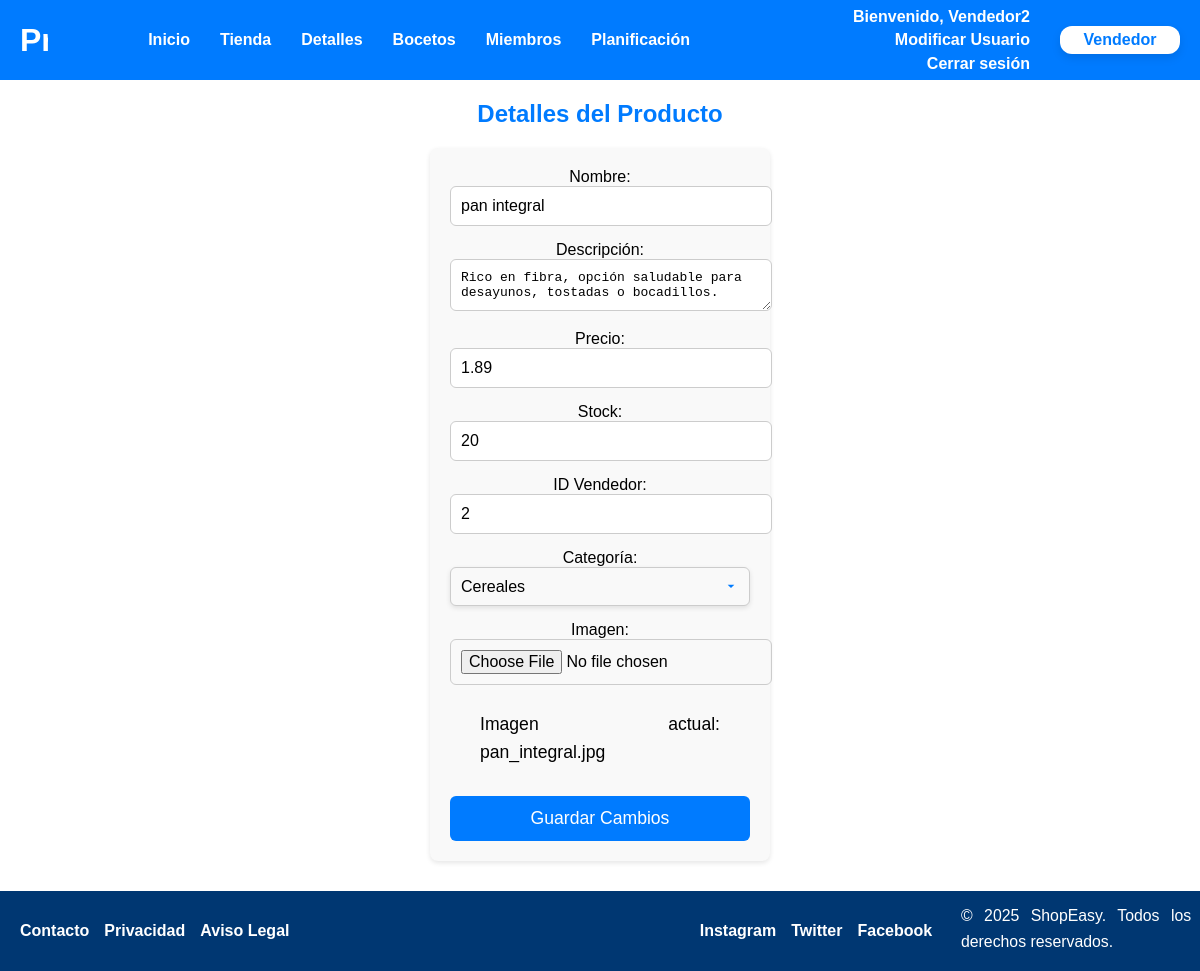
Page /controller.php?controller=vendedor&action=modificarProducto&id=11 (signed in) on the committed database.
### tables this page shows
CREATE TABLE `productos` (
  `id_producto` int(7) NOT NULL,
  `nombre` varchar(25) NOT NULL,
  `descripcion` varchar(100) NOT NULL,
  `precio` decimal(10,2) NOT NULL,
  `stock` int(10) NOT NULL,
  `id_vendedor` int(10) NOT NULL,
  `id_categoria` int(10) NOT NULL,
  `imagen` varchar(255) NOT NULL
);

### includes/categoria.php (called while the page is built, shortened)
<?php
class Categoria
{
    private $id_categoria;
    private $nombre;
    private function __construct($id_categoria, $nombre)
    {
        $this->id_categoria = $id_categoria;
        $this->nombre = $nombre;
    }
    public function getIdCategoria()
    {
        return $this->id_categoria;
    }
    public function getNombre()
    {
        return $this->nombre;
    }
    public static function obtenerTodas()
    {
        $conn = Aplicacion::getInstance()->getConexionBd();
        $query = "SELECT * FROM categorias";
        $result = $conn->query($query);
        $categorias = [];
        if ($result) {
            while ($fila = $result->fetch_assoc()) {
                $categorias[] = new Categoria($fila['id_categoria'], $fila['nombre']);
            }
        } else {
            error_log("Error al obtener categorías ({$conn->errno}): {$conn->error}");
        }
        return $categorias;
    }
}

### includes/producto.php (called while the page is built, shortened)
<?php
class Producto {
    private $conn;
    public function __construct($conn, $data = null) {
        $this->conn = $conn;
    }
    public function obtenerProductoPorId($id_producto) {
        $query = "SELECT id_producto, nombre, descripcion, precio, stock, id_vendedor, id_categoria, imagen
                  FROM productos
                  WHERE id_producto = ?";
        $stmt = $this->conn->prepare($query);
        $stmt->bind_param("i", $id_producto);
        $stmt->execute();
        $result = $stmt->get_result();
        if ($result->num_rows === 1) {
            return $result->fetch_assoc();
        }
        return null;
    }
}
?>

### includes/formulariomodificarproducto.php (the view, shortened to what this page needs)
<?php
require_once RUTA_INCLUDES . 'formularios.php';
require_once __DIR__ . '/categoria.php';
class formulariomodificarproducto extends formularios
{
    private $producto;
    public function __construct($producto) {
        $this->producto = $producto;
    }
    protected function generaCamposFormulario(&$datos)
    {
        $nombre = $datos['nombre'] ?? $this->producto['nombre'];
        $descripcion = $datos['descripcion'] ?? $this->producto['descripcion'];
        $precio = $datos['precio'] ?? $this->producto['precio'];
        $stock = $datos['stock'] ?? $this->producto['stock'];
        $id_vendedor = $datos['id_vendedor'] ?? $this->producto['id_vendedor'];
        $id_categoria = $datos['id_categoria'] ?? $this->producto['id_categoria'];
        $imagen = $this->producto['imagen'];
        $categorias = Categoria::obtenerTodas();
        $opcionesCategorias = '<option value="" ' . ($id_categoria == '' ? 'selected' : '') . '>Selecciona una categoría</option>';
        foreach ($categorias as $categoria) {
            $selected = ($id_categoria == $categoria->getIdCategoria()) ? 'selected' : '';
            $opcionesCategorias .= '<option value="' . htmlspecialchars($categoria->getIdCategoria()) . '" ' . $selected . '>' . ucfirst(htmlspecialchars($categoria->getNombre())) . '</option>';
        }
        $htmlErroresGlobales = self::generaListaErroresGlobales($this->errores);
        $erroresCampos = self::generaErroresCampos(['nombre', 'descripcion', 'precio', 'stock', 'id_vendedor', 'id_categoria', 'imagen'], $this->errores, 'span', array('class' => 'error'));
        $html = <<<EOF
        $htmlErroresGlobales
        <form method="POST" action="controller.php?controller=admin&action=actualizarProducto" enctype="multipart/form-data" class="formulario-form">
            <div>
                <label for="nombre">Nombre:</label>
                <input type="text" id="nombre" name="nombre" value="$nombre" required>
                {$erroresCampos['nombre']}
            </div>
            <div>
                <label for="descripcion">Descripción:</label>
                <textarea id="descripcion" name="descripcion" required>$descripcion</textarea>
                {$erroresCampos['descripcion']}
            </div>
            <div>
                <label for="precio">Precio:</label>
                <input type="number" id="precio" name="precio" step="0.01" value="$precio" required>
                {$erroresCampos['precio']}
            </div>
            <div>
                <label for="stock">Stock:</label>
                <input type="number" id="stock" name="stock" step="1" value="$stock" required>
                {$erroresCampos['stock']}
            </div>
            <div>
                <label for="id_vendedor">ID Vendedor:</label>
                <input type="number" id="id_vendedor" name="id_vendedor" value="$id_vendedor" required>
                {$erroresCampos['id_vendedor']}
            </div>
            <div>
                <label for="id_categoria">Categoría:</label>
                <select id="id_categoria" name="id_categoria" required>
                    $opcionesCategorias
                </select>
                {$erroresCampos['id_categoria']}
            </div>
            <div>
                <label for="imagen">Imagen:</label>
                <input type="file" id="imagen" name="imagen">
                <p>Imagen actual: $imagen</p>
                {$erroresCampos['imagen']}
            </div>
            <input type="hidden" name="id_producto" value="{$this->producto['id_producto']}">
            <button type="submit" class="btn">Guardar Cambios</button>
        </form>
        EOF;
        return $html;
    }
}

### css/estilo2.css (style rules this page uses)
body { font-family: Arial, sans-serif; margin: 0; padding: 0; background-color: #ffffff; text-align: center; padding-top: 80px; flex: 1; }
p { line-height: 1.6; font-size: 1.1em; text-align: justify; padding: 10px; margin: 0 auto 20px; max-width: 80%; }
form input[type="text"], form input[type="email"], form input[type="password"], form input[type="number"], form input[type="file"], form input[type="url"] { width: 100%; padding: 10px; margin-bottom: 15px; border: 1px solid #ccc; border-radius: 6px; font-size: 1em; }
textarea { width: 100%; padding: 10px; margin-bottom: 15px; border: 1px solid #ccc; border-radius: 6px; font-size: 1em; }
form button, input[type="submit"] { background-color: #007BFF; color: #fff; border: none; padding: 12px; width: 100%; border-radius: 6px; font-size: 1.1em; cursor: pointer; transition: background 0.3s ease; text-align: center; }
form select { appearance: none; -webkit-appearance: none; -moz-appearance: none; background-color: #f9f9f9; border: 1px solid #ccc; border-radius: 6px; padding: 10px; font-size: 1em; width: 100%; cursor: pointer; box-shadow: 0 2px 5px rgba(0, 0, 0, 0.1); background-repeat: no-repeat; background-position: right 10px center; background-size: 16px; margin-bottom: 15px; }

### css/cssHeader.css (style rules this page uses)
html, body { height: 100%; display: flex; flex-direction: column; }
html { overflow-y: scroll; }

### rows in the picture
productos: descripcion "Rico en fibra, opción saludable para desayunos, tostadas o bocadillos.", precio "1.89", stock "20", id_vendedor "2", imagen "pan_integral.jpg"

### other values in the picture
$_SESSION['nombre'] "Vendedor2"
form field id_categoria "Cereales"
